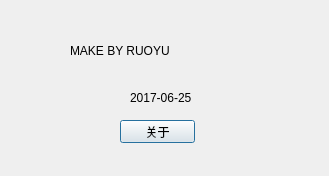
<?xml version="1.0" encoding="UTF-8"?>
<ui version="4.0">
 <class>about</class>
 <widget class="QDialog" name="about">
  <property name="geometry">
   <rect>
    <x>0</x>
    <y>0</y>
    <width>329</width>
    <height>176</height>
   </rect>
  </property>
  <property name="windowTitle">
   <string>关于</string>
  </property>
  <property name="windowIcon">
   <iconset resource="rec.qrc">
    <normaloff>:/new/prefix1/icon2.ico</normaloff>:/new/prefix1/icon2.ico</iconset>
  </property>
  <widget class="QLabel" name="label">
   <property name="geometry">
    <rect>
     <x>70</x>
     <y>30</y>
     <width>251</width>
     <height>41</height>
    </rect>
   </property>
   <property name="styleSheet">
    <string notr="true">font: 75 36pt &quot;ADMUI3Lg&quot;;</string>
   </property>
   <property name="text">
    <string>MAKE BY RUOYU</string>
   </property>
  </widget>
  <widget class="QLabel" name="label_2">
   <property name="geometry">
    <rect>
     <x>130</x>
     <y>90</y>
     <width>91</width>
     <height>16</height>
    </rect>
   </property>
   <property name="text">
    <string>2017-06-25</string>
   </property>
  </widget>
  <widget class="QPushButton" name="pushButton">
   <property name="geometry">
    <rect>
     <x>120</x>
     <y>120</y>
     <width>75</width>
     <height>23</height>
    </rect>
   </property>
   <property name="text">
    <string>关于</string>
   </property>
   <property name="icon">
    <iconset resource="rec.qrc">
     <normaloff>:/new/prefix1/icon2.ico</normaloff>:/new/prefix1/icon2.ico</iconset>
   </property>
  </widget>
 </widget>
 <resources>
  <include location="rec.qrc"/>
 </resources>
 <connections/>
</ui>
